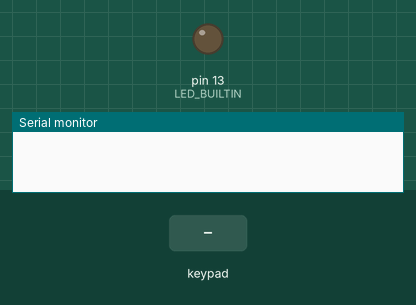
Simulated run of this sketch. Board: Arduino Uno, built with avr-gcc and run on an emulated ATmega328P. Parts: output pins drawn as LEDs (lit = HIGH), the last lines printed to the serial monitor. Dashed ring = blinking. The test bench sets the inputs (shaded band).

Above: at 1.2 s.
1.3 s: key 'A' pressed
At 2.2 s:
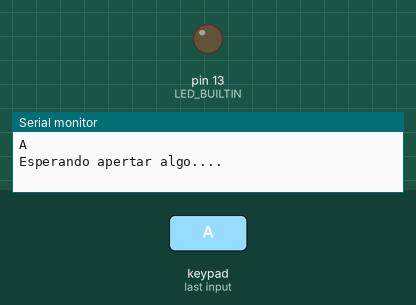
2.8 s: keypad keys 3 4 5 6 pressed 0.4 s apart
At 3.6 s:
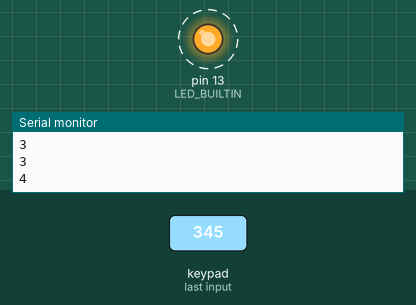
Timing chart, 0 to 22.3 s (numbered marks = the images above; inputs shaded):
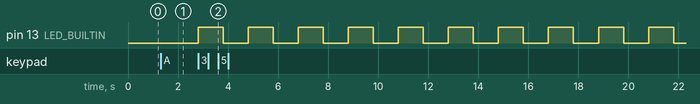

Measured:
- after the input at 1.3 s, pin 13 (LED_BUILTIN): stays LOW (without the input it goes to HIGH after 0.70 s)
- after the input at 2.8 s, pin 13 (LED_BUILTIN): alternates HIGH for 1.0 s and LOW for 1.0 s, starting at once

The sketch:

Arduino-Uno-KeyPad-Event.ino
```cpp
#include <Keypad.h>                                                // biblioteca Keypad

const byte ROWS = 4;                                               // Keypad 4 linhas
const byte COLS = 4;                                               // Keypad 4 colunas

char hexaKeys[ROWS][COLS] = {
  {'1', '2', '3', 'A'},
  {'4', '5', '6', 'B'},
  {'7', '8', '9', 'C'},
  {'*', '0', '#', 'D'}                                             // alterações *=F e #=E
};

byte rowPins[ROWS] = {3, 4, 5, 6};                               // portas D11 a D8 conectadas nas linhas do Keypad
byte colPins[COLS] = {8, 9, 10, 11};                                 // portas D7 a D4  conectadas nas colunas do Keypad
//{12, 11, 13, 2

Keypad keypad = Keypad( makeKeymap(hexaKeys), rowPins, colPins, ROWS, COLS);  // inicializa o Keypad


bool change = false;
unsigned long lastCall = 0;
boolean flag = HIGH;

void setup(){
  Serial.begin(115200);                    // console serial 9600 Bps
  pinMode(LED_BUILTIN, OUTPUT);
  keypad.addEventListener(keypadEvent);

}

void loop(){
  char key = keypad.getKey();                  // leitura da tecla pressionada no Keypad
  //if(customKey){
    //Serial.println(customKey);
  //}
  //delay(20);
  if(millis() - lastCall >= 1000){
    lastCall = millis();
    flag = !flag;
    digitalWrite(LED_BUILTIN, flag);
  }
  if (change == true) getnum();
}

void keypadEvent(KeypadEvent key){
  switch(keypad.getState()){
    case PRESSED:
    String s = (String)key;

      Serial.println(s);
      if(key == 'A'){
        change = true;
      }
      else{

      }
    break;
  }
}

void getnum(){
  Serial.println("Esperando apertar algo....");
  char key = keypad.waitForKey();

  if(key) Serial.println(key);
  change = false;
}

void handleState(){

}
```
